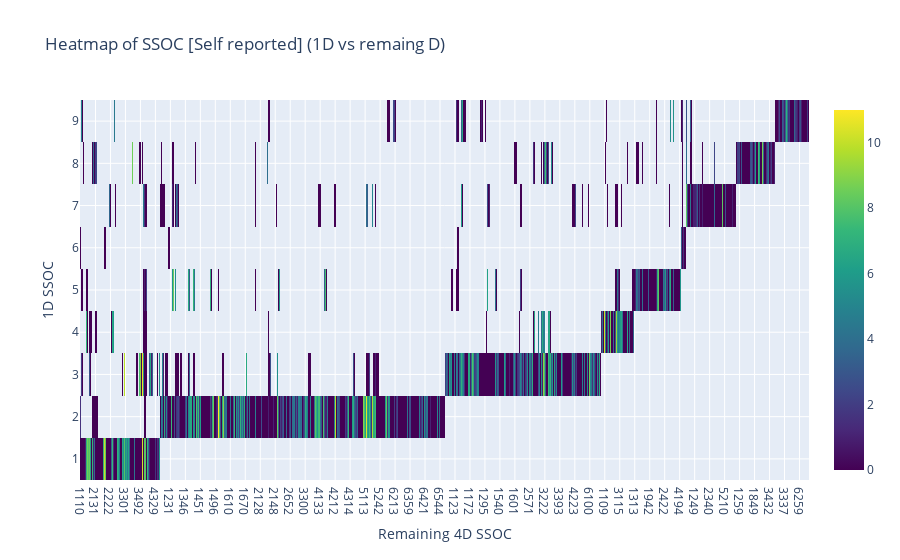

Notebook source saved alongside this figure:
### Markdown cell above
Observe that the self reported SSOCS also have missing values as well. Therefore, thre is a need to find alternatives to fill up these missing values.

### Code cell
layout4 = go.Layout(
    title = 'Heatmap of SSOC [Self reported] (1D vs remaing D)',
    yaxis = dict(
        title = '1D SSOC'
    ),
    xaxis = dict(
        title = 'Remaining 4D SSOC'
    )
)

trace4 = go.Heatmap(
    z = SSOC_2020_counts.Log_Reported_Count,
    x = SSOC_2020_counts.Remaining_D,
    y = SSOC_2020_counts['1D'],
    customdata = SSOC_2020_counts.Reported_Count,
    hovertemplate='1D SSOC: %{x}<br>Remaining 4D SSOC: %{y}<br>Count: %{customdata}<extra></extra>',
    colorscale='Viridis'
)


fig4 = go.Figure(data = [trace4], layout = layout4)
py.offline.iplot(fig4)

### Figure 1 — Plotly figure (JSON) as saved in the notebook; plotly's stock layout.template omitted (floating-point values rounded to 4 significant figures; data arrays with more than 128 entries replaced by an {"elided": "..."} marker saying what was removed)
{"data": [{"colorscale": [[0, "#440154"], [0.1111, "#482878"], [0.2222, "#3e4989"], [0.3333, "#31688e"], [0.4444, "#26828e"], [0.5556, "#1f9e89"], [0.6667, "#35b779"], [0.7778, "#6ece58"], [0.8889, "#b5de2b"], [1, "#fde725"]], "customdata": {"elided": "997 int values"}, "hovertemplate": "1D SSOC: %{x}<br>Remaining 4D SSOC: %{y}<br>Count: %{customdata}<extra></extra>", "type": "heatmap", "x": {"elided": "997 str values"}, "y": {"elided": "997 str values"}, "z": {"elided": "997 float values"}}], "layout": {"autosize": true, "title": {"text": "Heatmap of SSOC [Self reported] (1D vs remaing D)"}, "xaxis": {"autorange": true, "range": [-0.5, 729.5], "title": {"text": "Remaining 4D SSOC"}, "type": "category"}, "yaxis": {"autorange": true, "range": [-0.5, 8.5], "title": {"text": "1D SSOC"}, "type": "category"}}}
